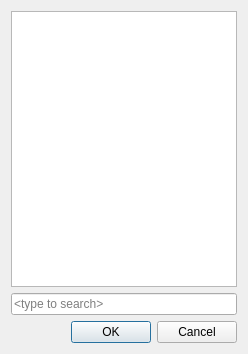
<?xml version="1.0" encoding="UTF-8"?>
<ui version="4.0">
 <class>ItemsListDialog</class>
 <widget class="QDialog" name="ItemsListDialog">
  <property name="windowModality">
   <enum>Qt::WindowModality::WindowModal</enum>
  </property>
  <property name="geometry">
   <rect>
    <x>0</x>
    <y>0</y>
    <width>248</width>
    <height>354</height>
   </rect>
  </property>
  <property name="sizePolicy">
   <sizepolicy hsizetype="MinimumExpanding" vsizetype="Preferred">
    <horstretch>0</horstretch>
    <verstretch>0</verstretch>
   </sizepolicy>
  </property>
  <property name="windowTitle">
   <string>Select from list</string>
  </property>
  <layout class="QGridLayout" name="gridLayout">
   <item row="0" column="0">
    <layout class="QVBoxLayout" name="verticalLayout">
     <item>
      <widget class="QListWidget" name="listWidget">
       <property name="sizePolicy">
        <sizepolicy hsizetype="Expanding" vsizetype="Expanding">
         <horstretch>1</horstretch>
         <verstretch>0</verstretch>
        </sizepolicy>
       </property>
       <property name="sizeAdjustPolicy">
        <enum>QAbstractScrollArea::SizeAdjustPolicy::AdjustToContentsOnFirstShow</enum>
       </property>
      </widget>
     </item>
     <item>
      <widget class="QLineEdit" name="searchLineEdit">
       <property name="toolTip">
        <string>Type here to search</string>
       </property>
       <property name="statusTip">
        <string>Type here to search</string>
       </property>
       <property name="whatsThis">
        <string>Type here to search</string>
       </property>
       <property name="placeholderText">
        <string>&lt;type to search&gt;</string>
       </property>
       <property name="clearButtonEnabled">
        <bool>true</bool>
       </property>
      </widget>
     </item>
     <item>
      <widget class="QDialogButtonBox" name="buttonBox">
       <property name="orientation">
        <enum>Qt::Orientation::Horizontal</enum>
       </property>
       <property name="standardButtons">
        <set>QDialogButtonBox::StandardButton::Cancel|QDialogButtonBox::StandardButton::Ok</set>
       </property>
      </widget>
     </item>
    </layout>
   </item>
  </layout>
 </widget>
 <resources/>
 <connections>
  <connection>
   <sender>buttonBox</sender>
   <signal>accepted()</signal>
   <receiver>ItemsListDialog</receiver>
   <slot>accept()</slot>
   <hints>
    <hint type="sourcelabel">
     <x>248</x>
     <y>254</y>
    </hint>
    <hint type="destinationlabel">
     <x>157</x>
     <y>274</y>
    </hint>
   </hints>
  </connection>
  <connection>
   <sender>buttonBox</sender>
   <signal>rejected()</signal>
   <receiver>ItemsListDialog</receiver>
   <slot>reject()</slot>
   <hints>
    <hint type="sourcelabel">
     <x>316</x>
     <y>260</y>
    </hint>
    <hint type="destinationlabel">
     <x>286</x>
     <y>274</y>
    </hint>
   </hints>
  </connection>
 </connections>
</ui>
